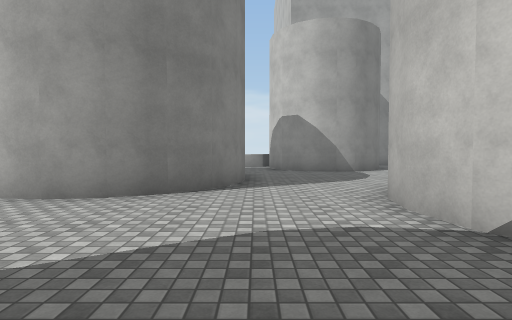
view 1 (above)

16 first-person views from a walk through a 3-D level made in the Unity game engine. The camera is 1.4 m above the floor, tilts 2° down and sees 80° across. The floor is counted in squares, 2 m on a side. Each view is taken from the middle of a square. On the plan, view 1 faces up. The plan holds only what a view shows up to about 10 squares ahead; the rest is blank. The place goes on beyond the plan. Surface patterns are stand-ins for the level's own textures.

view 2
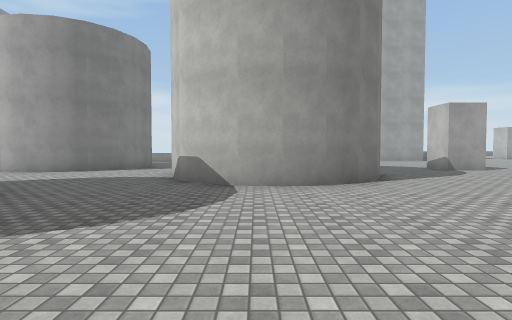

view 3
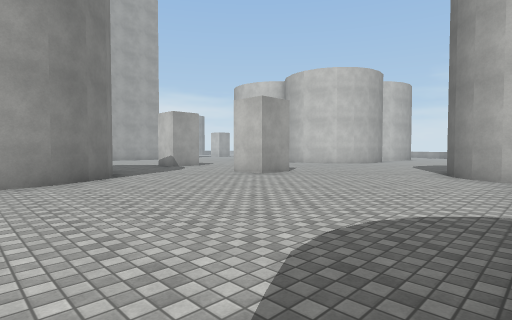

view 4
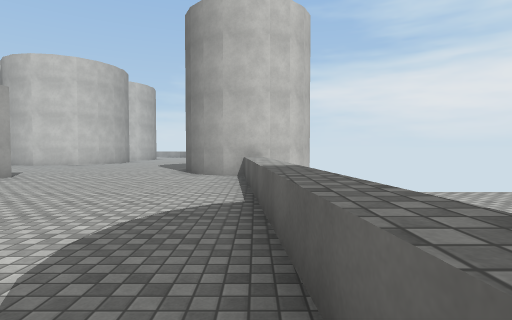

view 5
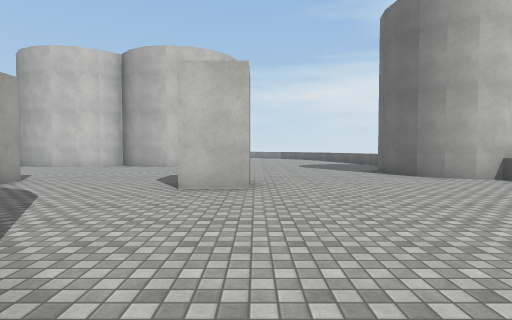

view 6
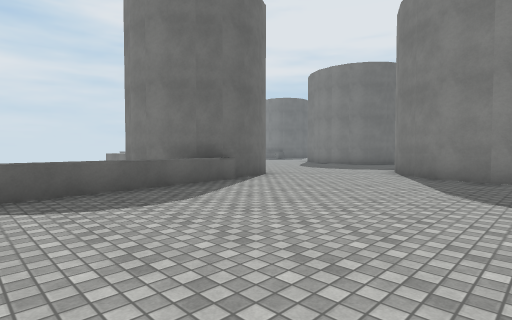

view 7
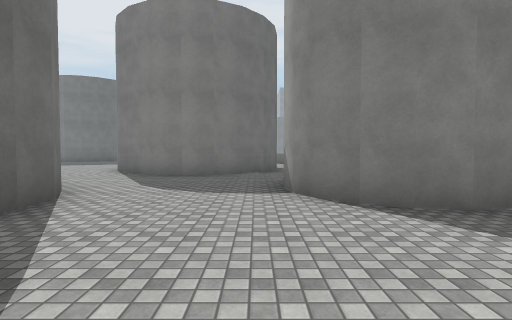

view 8
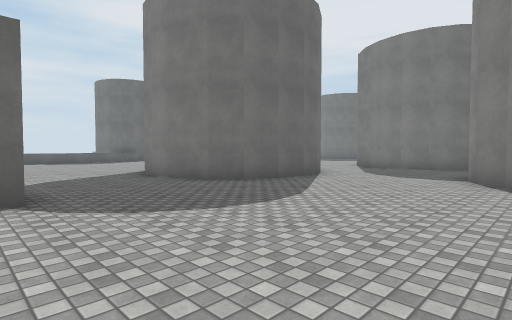

view 9
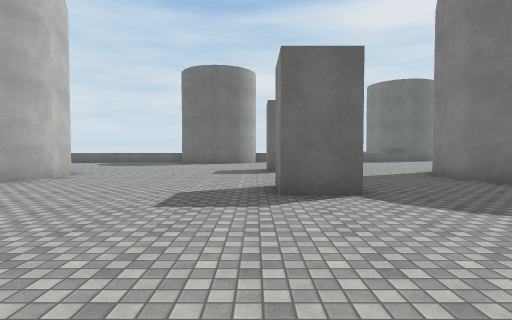

view 10
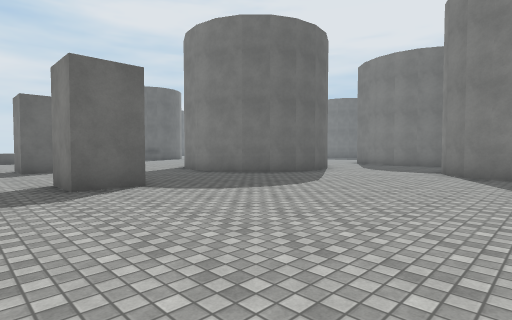

view 11
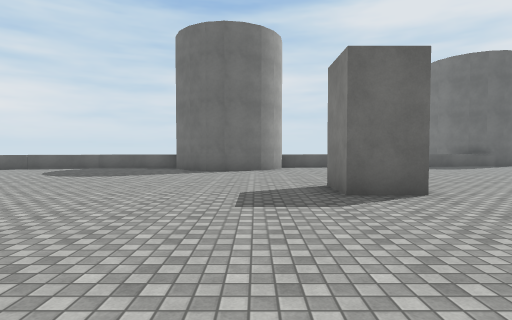

view 12
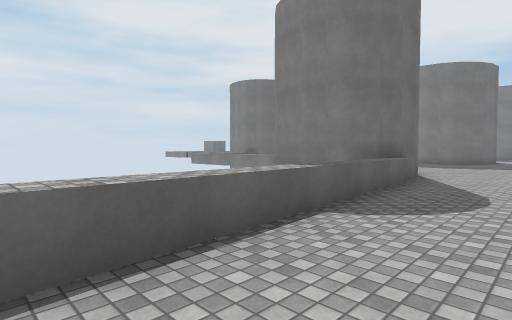

view 13
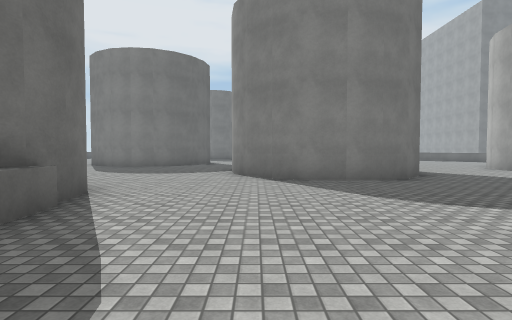

view 14
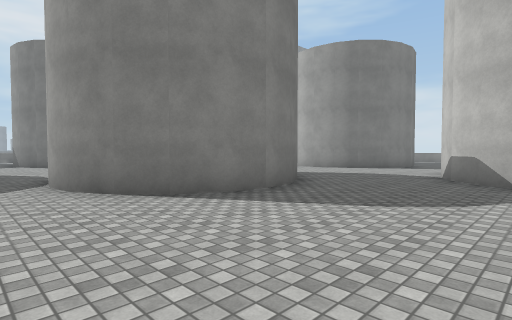

view 15
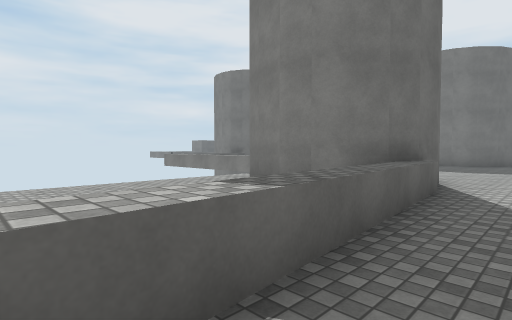

view 16
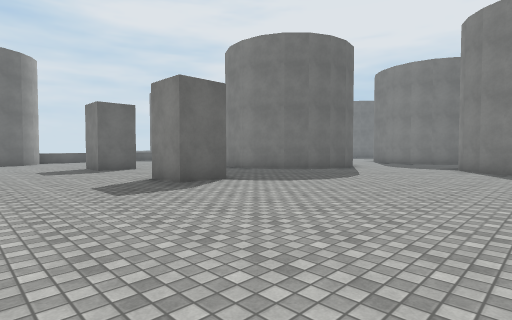

### Floor plan
Key: @ floor where view 1 was taken; # wall or solid block; . floor; = window, fence, low wall or low ledge; ^ raised ledge; v drop or lower ground.
Columns run from 8 left of view 1 to 15 right of it. Each row starts with its distance up from view 1.
 12             #.  ........
 11             #...........
 10       ...####...........
  9       ##................
  8        #................
  7        #................
  6        #....##.....#....
  5     ####...####.........
  4      .....##  ##........
  3      .....##  ##........
  2      ......####.........
  1       ......##.....#....
  0        #@...............
 -1        ##...............
 -2         #...............
 -3        ##...............
 -4 .... ###.............###
 -5 ....................##
 -6      ..........^^^^^##
 -7      .....###^^..   v#
 -8      ....   ##   =   v
 -9      ..     ## ..=
-10             #....=
-11             ======
-12            v
-13            v

Positions as (right, up) in squares from view 1, and headings:
1: (0, 0), facing up
2: (4, -5), facing up
3: (4, -6), facing up-right
4: (4, -6), facing right
5: (5, 0), facing right
6: (8, -1), facing down-left
7: (8, 9), facing left
8: (11, 11), facing down-left
9: (12, 11), facing down
10: (13, 12), facing down-left
11: (13, 6), facing down
12: (11, -4), facing down-left
13: (7, -4), facing left
14: (4, -6), facing up-left
15: (9, -5), facing down-left
16: (15, 12), facing down-left
